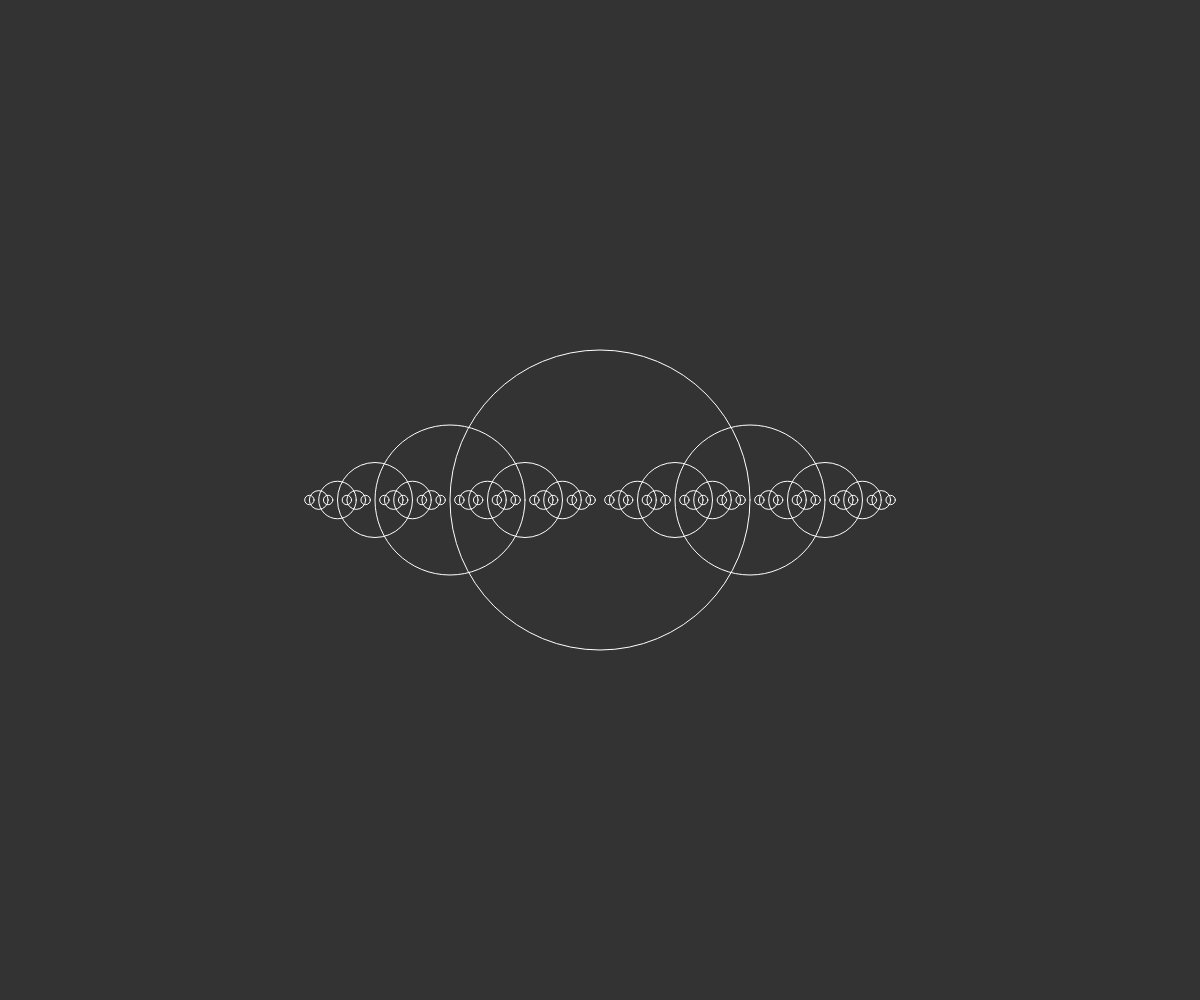
Frame 1 (no input)
Frame 2 (the mouse pressed at the canvas centre, redrawn once): identical to frame 1, image omitted

The p5.js sketch that drew this single still picture (run headless with seeded random() and noise() and a simulated clock; the mouse was pressed at the canvas centre and the sketch redrawn once):

// p5.js sketch
// ── sketch.js
function setup(){
    createCanvas(window.innerWidth, window.innerHeight)
}

function draw(){
    background(51);
    stroke(255);
    noFill();

    drawCircle(width / 2, height / 2, 300);
    noLoop();
}

function drawCircle(x,y,d){
    ellipse(x,y,d,d);
    if(d > 10) {
        drawCircle(x + d / 2, y , d / 2);
        drawCircle(x - d / 2, y , d / 2);
    }
}
